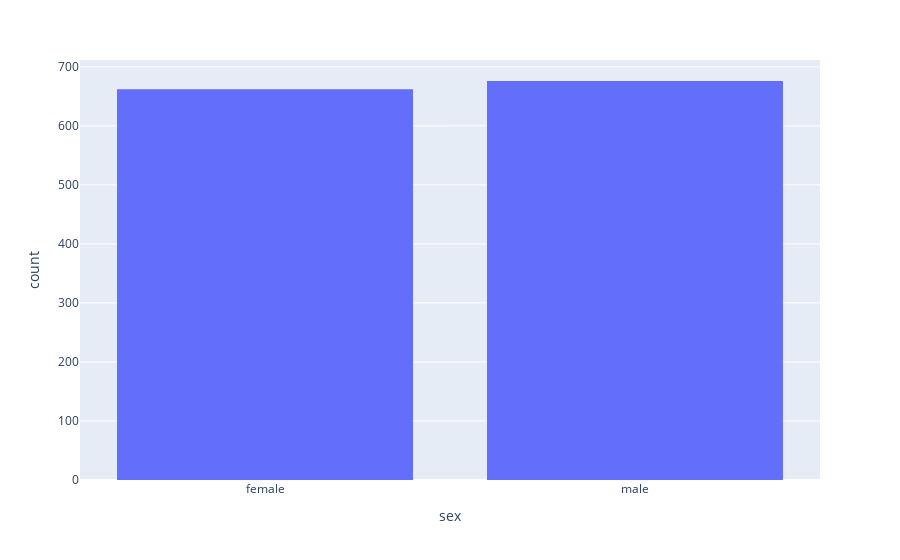

Notebook code for this chart:
### Markdown cell above
2. What is the frequency of categorical variables? Is there any significant difference in frequencies?

Tip: You can use bar chart and pie chart with subplots.

### Code cell
fig = px.histogram(df, x='sex')
fig.show()

### Figure 1 — Plotly figure (JSON) as saved in the notebook; plotly's stock layout.template omitted (floating-point values rounded to 4 significant figures; data arrays with more than 128 entries replaced by an {"elided": "..."} marker saying what was removed)
{"data": [{"alignmentgroup": "True", "bingroup": "x", "hovertemplate": "sex=%{x}<br>count=%{y}<extra></extra>", "legendgroup": "", "marker": {"color": "#636efa", "pattern": {"shape": ""}}, "name": "", "offsetgroup": "", "orientation": "v", "showlegend": false, "type": "histogram", "x": {"elided": "1338 str values"}, "xaxis": "x", "yaxis": "y"}], "layout": {"barmode": "relative", "legend": {"tracegroupgap": 0}, "margin": {"t": 60}, "xaxis": {"anchor": "y", "domain": [0, 1], "title": {"text": "sex"}}, "yaxis": {"anchor": "x", "domain": [0, 1], "title": {"text": "count"}}}}
